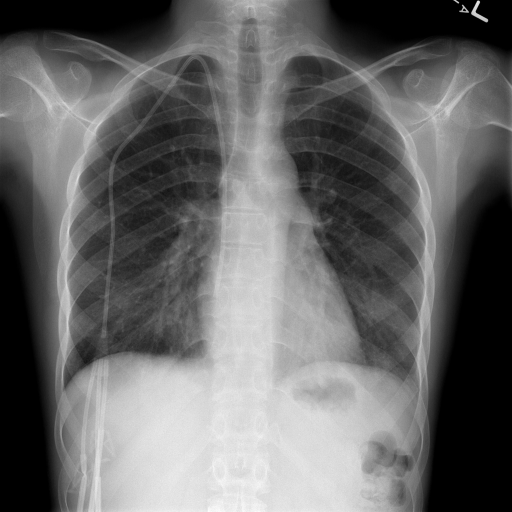
#> input picture image/00003276_004.png, 1024 x 1024 px, found by its file name (shown at 1/2 size)
$ jupyter execute --allow-errors newModel.ipynb   (older library calls are emulated)
#> lines starting #> are read from the running program, lines starting #| are printed output that depends on the picture
[cell 1]
from tensorflow.keras.models import load_model
from PIL import ImageFile, Image
import cv2
import numpy as np
import base64
import keras
import matplotlib.pyplot as plt

[cell 2]
# [45 lines left out: functions estimate_blur, toBase64HardScores, CheckBlurImage, not called in this run]

[cell 3]
# [5 lines left out: function dice_coef, not called in this run]

def dice_coef_loss(y_true, y_pred):
    return -dice_coef(y_true, y_pred)

#> (the rest of this cell did not finish here and is left out)

[cell 4]
image = Image.open('/home/ai_car/Preprocessing-MedicalImage/image/00003276_004.png').convert('L')
#> image is the input picture: PIL image 1024x1024 L; min 0, max 255, mean 103.4
image = image.resize((512, 512))
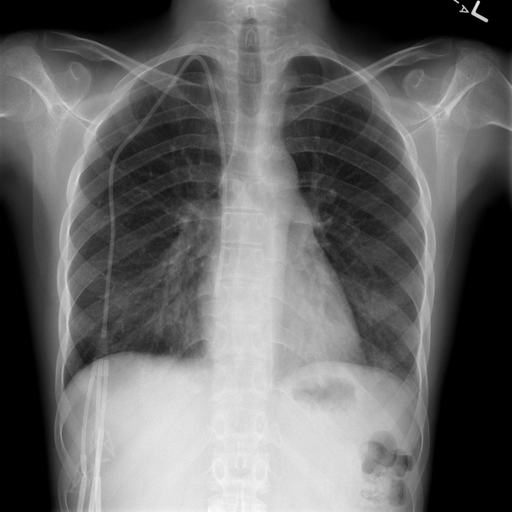
#> image: PIL image 512x512 L; min 0, max 253, mean 103.4
image = np.asarray(image)
image = image.reshape(image.shape[0], image.shape[1], 1)
original = image.copy()
#> (the rest of this cell did not finish here and is left out)


$ run again, with image/00003308_001.png copied over image/00003276_004.png
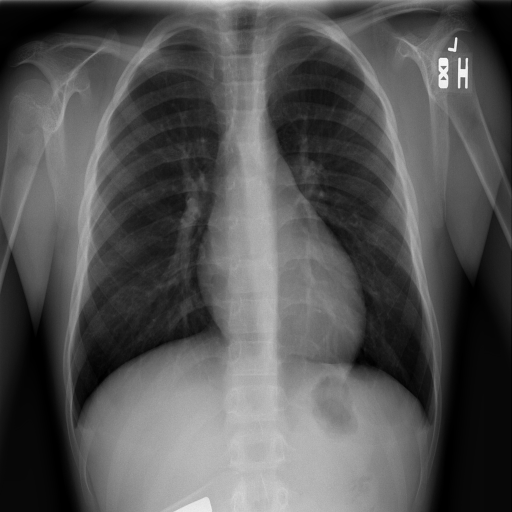
#> input picture image/00003308_001.png, 1024 x 1024 px, found by its file name (shown at 1/2 size)
#> image is the input picture: PIL image 1024x1024 L; min 0, max 253, mean 84.3
#> `image = image.resize((512, 512))`:
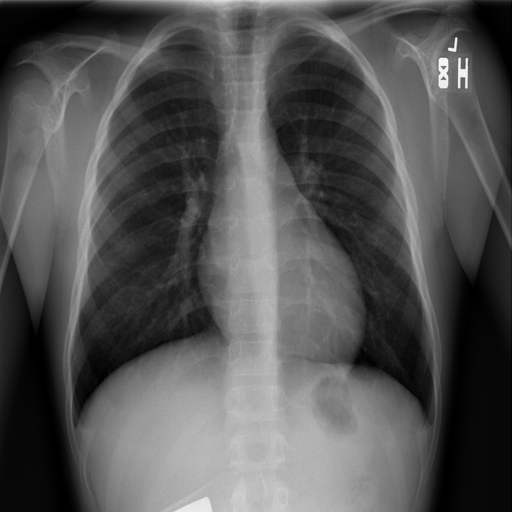
#> image: PIL image 512x512 L; min 0, max 253, mean 84.3

$ run again, with image/00003331_000.png copied over image/00003276_004.png
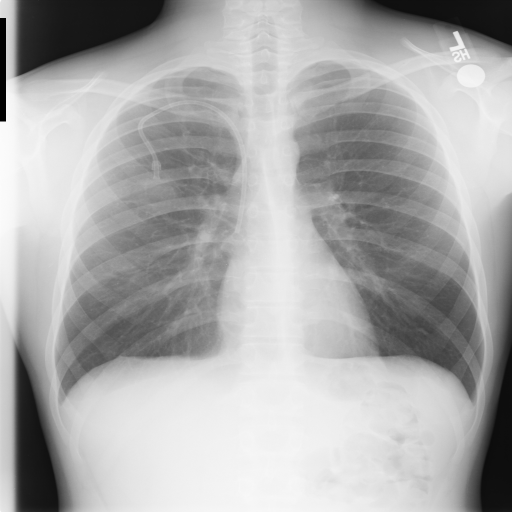
#> input picture image/00003331_000.png, 1024 x 1024 px, found by its file name (shown at 1/2 size)
#> image is the input picture: PIL image 1024x1024 L; min 0, max 254, mean 171.5
#> `image = image.resize((512, 512))`:
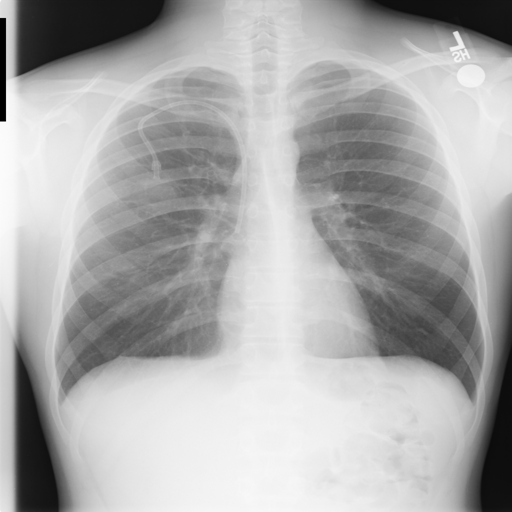
#> image: PIL image 512x512 L; min 0, max 255, mean 171.5
